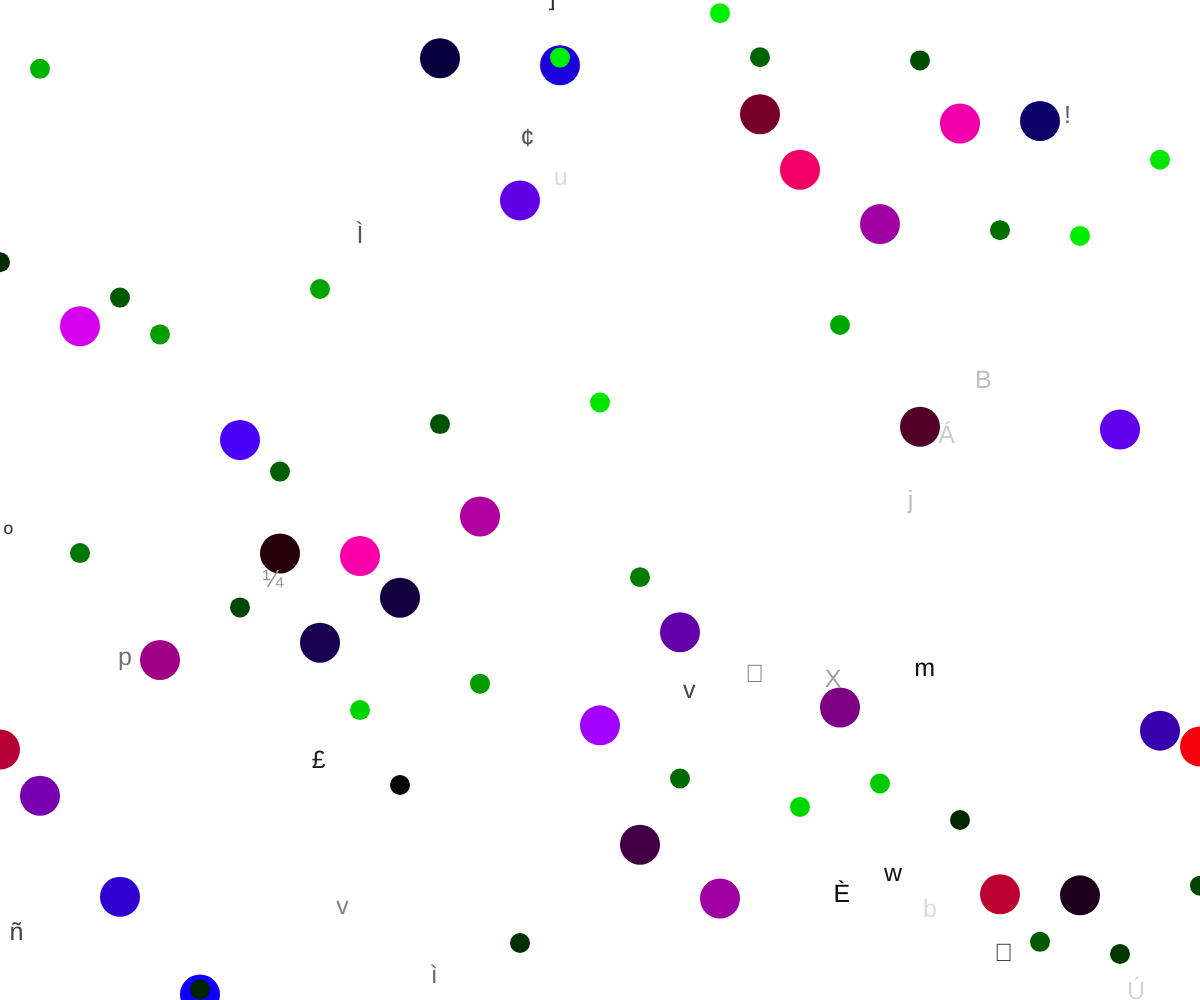
Frame 1 (no input)
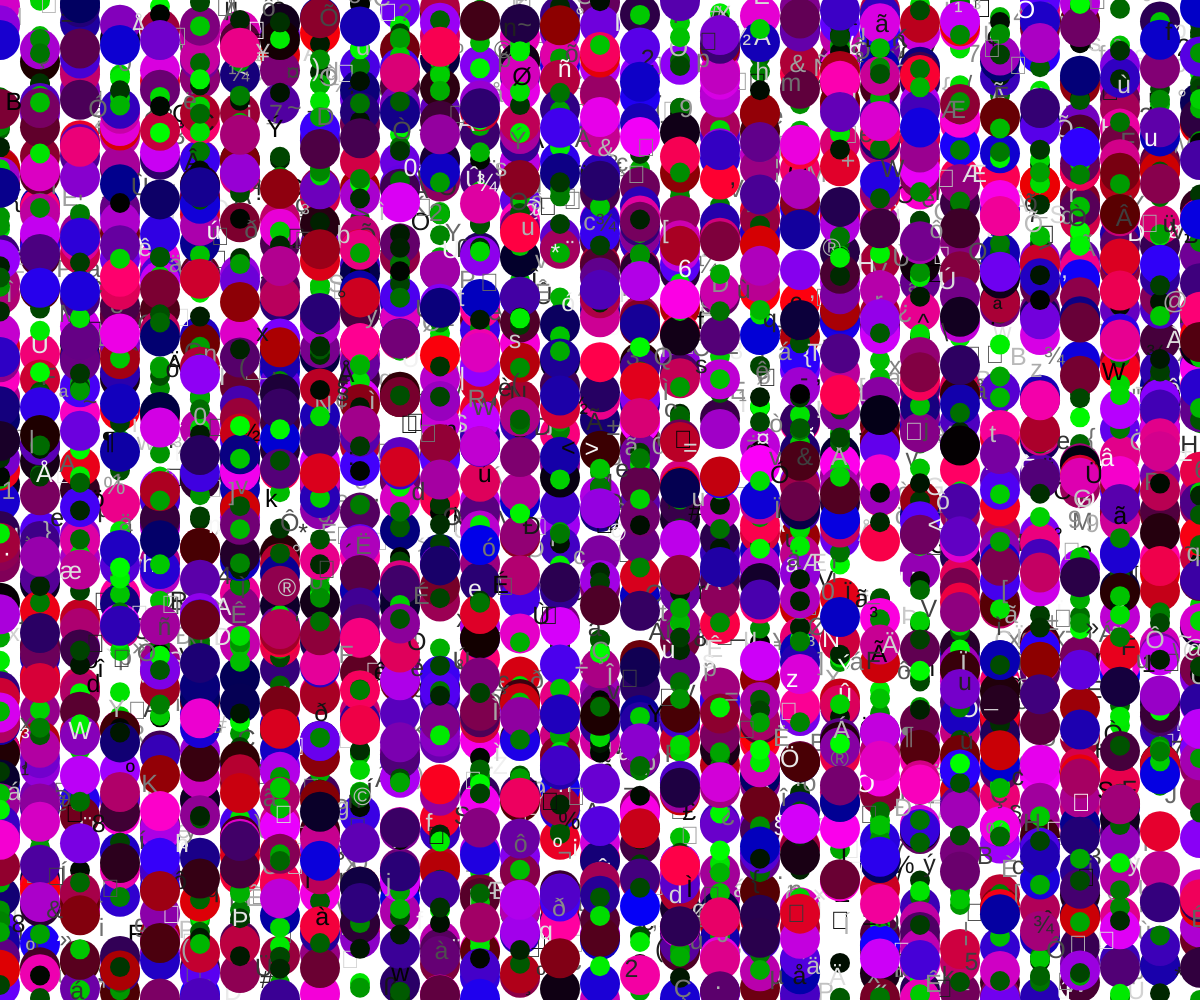
Frame 60 (no input)
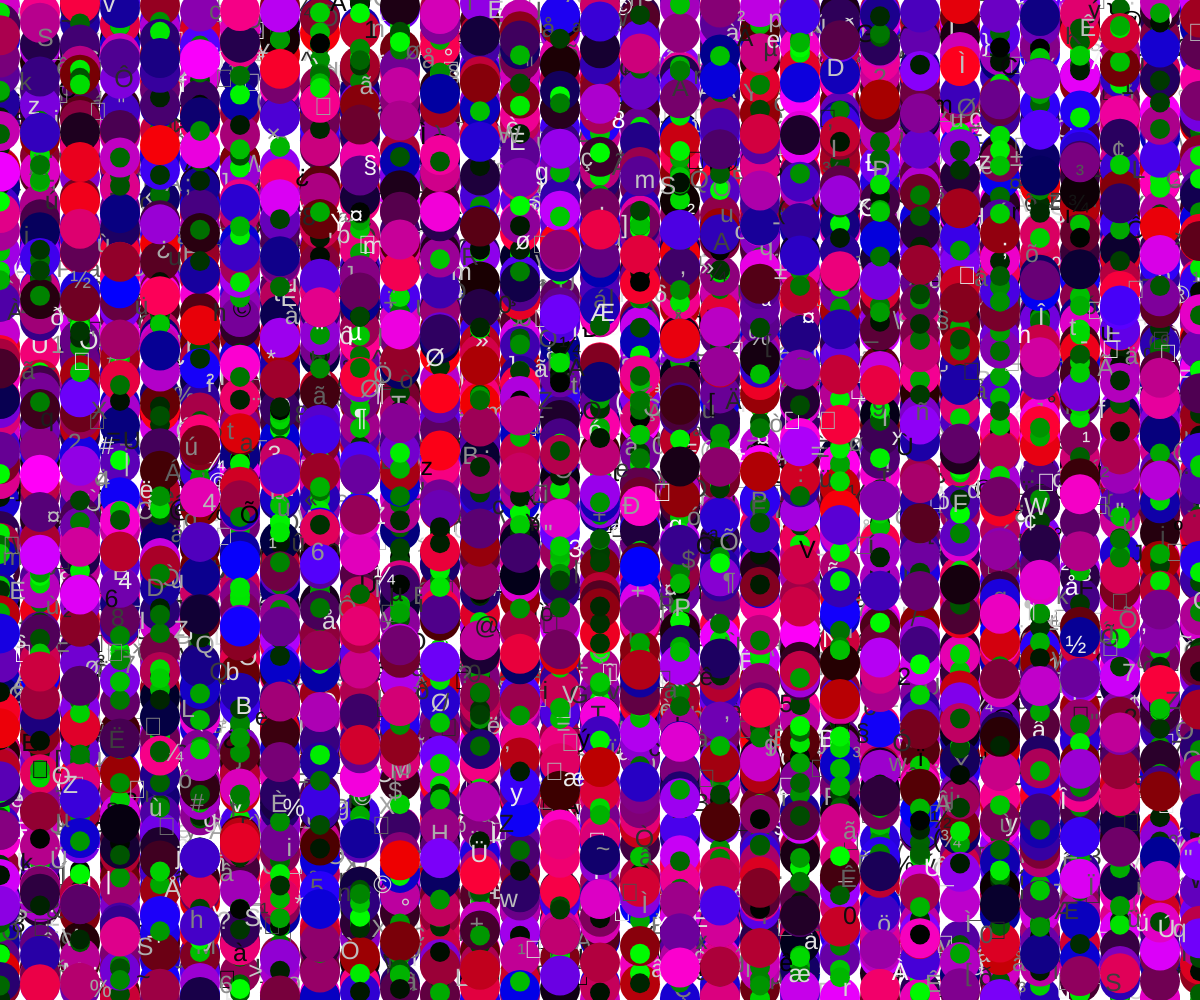
Frame 120 (the mouse pressed at the canvas centre since frame 60)

The p5.js sketch that drew these frames (run headless with seeded random() and noise() and a simulated clock; from frame 60 on, the mouse is pressed at the canvas centre):

// p5.js sketch
// ── sketch.js
/*
Looping Structures
Created by Ryan Milne
May 7th, 2019
*/

let x = 0
let y = 100
let size = 40

function setup() {
  // put setup code here
  createCanvas(windowWidth,windowHeight);
  background(255);
  
} // end setup

function draw() {
  // put drawing code here

  var x = 0

  for (var x = 0; x <= width; x = x + size) {
    // larger circles
    noStroke();
    fill(random(255),0,random(255));
    ellipse(x,random(windowHeight),size,size);
    // random symbols
    textSize(25);
    fill(random(255));
    text(char(random(255)),random(windowWidth),random(windowHeight));
    // smaller circles
    fill(0,random(255),0);
    ellipse(x,random(windowHeight),size-size/2,size-size/2);
  }
  
} // end draw
